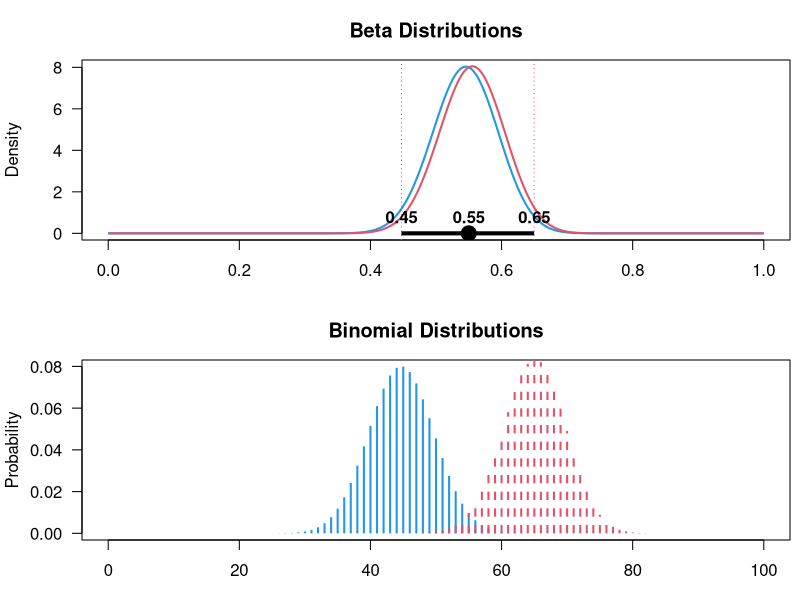

Recreate this plot in R.
p.CI <- function(s, n, conf.level = .95) { ## s = no. of agreements
                                           ## n = total no. of parents
  
  par(mfrow = c(2, 1), mar = c(3, 4.1, 3, .5), las = 1, lend = 1)
  alpha = (1 - conf.level)/2
  
  L <- if(s == 0) 0 else qbeta(alpha, s, n - s + 1)
  U <- if(s == n) 1 else qbeta(1 - alpha, s + 1, n - s)
  
  curve(dbeta(x, s, n - s + 1), n = 1e4, lwd = 2, col = 4, ylab = "Density", main = "Beta Distributions", xlab = NA)
  curve(dbeta(x, s + 1, n - s), n = 1e4, lwd = 2, col = 2, add = TRUE)
  
  abline(v = c(L, U), col = c(4, 2), lty = 3)
  
  segments(L, 0, U, 0, lwd = 4) ; points(s/n, 0, pch = 19, cex = 2)
  
  text(c(L, U, s/n), 0, signif(c(L, U, s/n), 2), pos = 3, font = 2, xpd = TRUE)
  
  plot(x <- 0:n, dbinom(x, n, L), ty = "h", lwd = 2, col = 4, ylab = "Probability", main = "Binomial Distributions")
  lines(x <- 0:n, dbinom(x, n, U), ty = "h", lwd = 2, col = 2, lty = 2, xpd = TRUE)
  
  return(c(L, U))
}
#Example of use:
p.CI(s = 55, n = 100)
